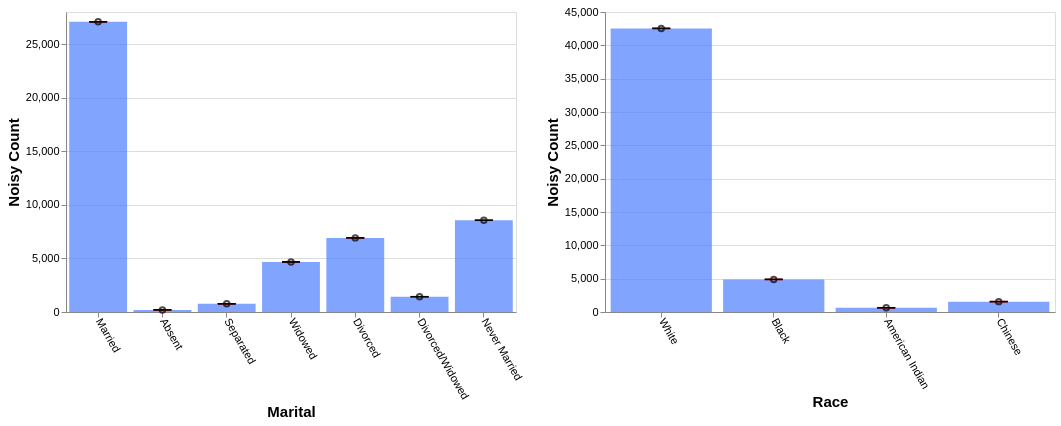

This figure's Vega-Lite source:
### Vega-Lite specification from a JSON file in a GitHub repository (floating-point values rounded to 4 significant figures)
{"config": {"view": {"continuousWidth": 400, "continuousHeight": 300}, "axis": {"labelFontSize": 11, "titleFontSize": 15}, "axisBottom": {"labelAngle": 60}}, "hconcat": [{"layer": [{"mark": "bar", "encoding": {"color": {"value": "transparent"}, "tooltip": [{"aggregate": "sum", "field": "noisy_count", "title": "noisy count", "type": "quantitative"}, {"aggregate": "sum", "field": "noisy_count_prev", "title": "prev count", "type": "quantitative"}, {"aggregate": "sum", "field": "error", "title": "current error", "type": "quantitative"}, {"aggregate": "sum", "field": "error_prev", "title": "prev error", "type": "quantitative"}], "x": {"field": "marital", "sort": null, "title": "Marital", "type": "ordinal"}}, "height": 300, "selection": {"selector589": {"type": "interval", "encodings": ["x"]}}, "transform": [{"filter": {"selection": "selector590"}}], "width": 450}, {"mark": {"type": "bar", "color": "gray", "opacity": 0}, "encoding": {"x": {"field": "marital", "sort": null, "title": "Marital", "type": "ordinal"}, "y": {"aggregate": "sum", "field": "noisy_count_prev", "type": "quantitative"}}, "transform": [{"filter": {"selection": "selector590"}}]}, {"mark": {"type": "bar", "color": "#4C7FFF", "opacity": 0.7}, "encoding": {"x": {"field": "marital", "sort": null, "title": "Marital", "type": "ordinal"}, "y": {"aggregate": "sum", "field": "noisy_count", "type": "quantitative"}}, "transform": [{"filter": {"selection": "selector590"}}]}, {"mark": {"type": "point", "color": "black", "opacity": 0.7}, "encoding": {"x": {"field": "marital", "sort": null, "title": "Marital", "type": "ordinal"}, "y": {"aggregate": "sum", "field": "noisy_count", "title": "Noisy Count", "type": "quantitative"}}, "transform": [{"filter": {"selection": "selector590"}}]}, {"mark": {"type": "rule", "color": "#B6B6B6", "size": 2, "strokeDash": [3, 3]}, "encoding": {"x": {"field": "marital", "sort": null, "title": "Marital", "type": "ordinal"}, "y": {"aggregate": "sum", "field": "plus_error_prev_marital", "title": "", "type": "quantitative"}, "y2": {"aggregate": "sum", "field": "minus_error_prev_marital", "title": ""}}, "transform": [{"filter": {"selection": "selector590"}}]}, {"mark": {"type": "tick", "color": "#B90000", "size": 0, "strokeDash": [1, 1]}, "encoding": {"x": {"field": "marital", "sort": null, "title": "Marital", "type": "ordinal"}, "y": {"aggregate": "sum", "field": "plus_error_prev_marital", "type": "quantitative"}}, "transform": [{"filter": {"selection": "selector590"}}]}, {"mark": {"type": "tick", "color": "#B90000", "size": 0, "strokeDash": [3, 1]}, "encoding": {"x": {"field": "marital", "sort": null, "title": "Marital", "type": "ordinal"}, "y": {"aggregate": "sum", "field": "minus_error_prev_marital", "type": "quantitative"}}, "transform": [{"filter": {"selection": "selector590"}}]}, {"mark": {"type": "rule", "color": "black", "size": 2}, "encoding": {"x": {"field": "marital", "sort": null, "title": "Marital", "type": "ordinal"}, "y": {"aggregate": "sum", "field": "plus_error", "title": "", "type": "quantitative"}, "y2": {"aggregate": "sum", "field": "minus_error", "title": ""}}, "transform": [{"filter": {"selection": "selector590"}}]}, {"mark": {"type": "tick", "color": "black", "width": 0}, "encoding": {"x": {"field": "marital", "sort": null, "title": "Marital", "type": "ordinal"}, "y": {"aggregate": "sum", "field": "plus_error", "type": "quantitative"}}, "transform": [{"filter": {"selection": "selector590"}}]}, {"mark": {"type": "tick", "color": "black", "width": 0}, "encoding": {"x": {"field": "marital", "sort": null, "title": "Marital", "type": "ordinal"}, "y": {"aggregate": "sum", "field": "minus_error", "type": "quantitative"}}, "transform": [{"filter": {"selection": "selector590"}}]}]}, {"layer": [{"mark": "bar", "encoding": {"color": {"value": "transparent"}, "tooltip": [{"aggregate": "sum", "field": "noisy_count", "title": "noisy count", "type": "quantitative"}, {"aggregate": "sum", "field": "noisy_count_prev", "title": "prev count", "type": "quantitative"}, {"aggregate": "sum", "field": "error", "title": "current error", "type": "quantitative"}, {"aggregate": "sum", "field": "error_prev", "title": "prev error", "type": "quantitative"}], "x": {"field": "race", "sort": null, "title": "Race", "type": "ordinal"}}, "height": 300, "selection": {"selector590": {"type": "interval", "encodings": ["x"]}}, "transform": [{"filter": {"selection": "selector589"}}], "width": 450}, {"mark": {"type": "bar", "color": "gray", "opacity": 0}, "encoding": {"x": {"field": "race", "sort": null, "title": "Race", "type": "ordinal"}, "y": {"aggregate": "sum", "field": "noisy_count_prev", "type": "quantitative"}}, "transform": [{"filter": {"selection": "selector589"}}]}, {"mark": {"type": "bar", "color": "#4C7FFF", "opacity": 0.7}, "encoding": {"x": {"field": "race", "sort": null, "title": "Race", "type": "ordinal"}, "y": {"aggregate": "sum", "field": "noisy_count", "type": "quantitative"}}, "transform": [{"filter": {"selection": "selector589"}}]}, {"mark": {"type": "point", "color": "black", "opacity": 0.7}, "encoding": {"x": {"field": "race", "sort": null, "title": "Race", "type": "ordinal"}, "y": {"aggregate": "sum", "field": "noisy_count", "title": "Noisy Count", "type": "quantitative"}}, "transform": [{"filter": {"selection": "selector589"}}]}, {"mark": {"type": "rule", "color": "#B6B6B6", "size": 2, "strokeDash": [3, 3]}, "encoding": {"x": {"field": "race", "sort": null, "title": "Race", "type": "ordinal"}, "y": {"aggregate": "sum", "field": "plus_error_prev_race", "title": "", "type": "quantitative"}, "y2": {"aggregate": "sum", "field": "minus_error_prev_race", "title": ""}}, "transform": [{"filter": {"selection": "selector589"}}]}, {"mark": {"type": "tick", "color": "#B90000", "size": 0, "strokeDash": [1, 1]}, "encoding": {"x": {"field": "race", "sort": null, "title": "Race", "type": "ordinal"}, "y": {"aggregate": "sum", "field": "plus_error_prev_race", "type": "quantitative"}}, "transform": [{"filter": {"selection": "selector589"}}]}, {"mark": {"type": "tick", "color": "#B90000", "size": 0, "strokeDash": [3, 1]}, "encoding": {"x": {"field": "race", "sort": null, "title": "Race", "type": "ordinal"}, "y": {"aggregate": "sum", "field": "minus_error_prev_race", "type": "quantitative"}}, "transform": [{"filter": {"selection": "selector589"}}]}, {"mark": {"type": "rule", "color": "black", "size": 2}, "encoding": {"x": {"field": "race", "sort": null, "title": "Race", "type": "ordinal"}, "y": {"aggregate": "sum", "field": "plus_error", "title": "", "type": "quantitative"}, "y2": {"aggregate": "sum", "field": "minus_error", "title": ""}}, "transform": [{"filter": {"selection": "selector589"}}]}, {"mark": {"type": "tick", "color": "black", "width": 0}, "encoding": {"x": {"field": "race", "sort": null, "title": "Race", "type": "ordinal"}, "y": {"aggregate": "sum", "field": "plus_error", "type": "quantitative"}}, "transform": [{"filter": {"selection": "selector589"}}]}, {"mark": {"type": "tick", "color": "black", "width": 0}, "encoding": {"x": {"field": "race", "sort": null, "title": "Race", "type": "ordinal"}, "y": {"aggregate": "sum", "field": "minus_error", "type": "quantitative"}}, "transform": [{"filter": {"selection": "selector589"}}]}]}], "data": {"name": "data-1511deaba141e08068e6fe99ccf8fed6"}, "$schema": "https://vega.github.io/schema/vega-lite/v4.17.0.json", "datasets": {"data-1511deaba141e08068e6fe99ccf8fed6": [{"marital": "Married", "race": "White", "noisy_count": 24270.0, "true_count": 24270.0, "plus_error": 24270.0, "minus_error": 24260.0, "error": 5.7, "noisy_count_prev": 24270.0, "true_count_prev": 24270.0, "plus_error_prev": 24270.0, "minus_error_prev": 24260.0, "error_prev": 7.1, "plus_error_prev_marital": 24270.0, "minus_error_prev_marital": 24260.0, "plus_error_prev_race": 24270.0, "minus_error_prev_race": 24260.0}, {"marital": "Married", "race": "Black", "noisy_count": 1677.0, "true_count": 1667.0, "plus_error": 1683.0, "minus_error": 1672.0, "error": 5.7, "noisy_count_prev": 1677.0, "true_count_prev": 1667.0, "plus_error_prev": 1684.0, "minus_error_prev": 1670.0, "error_prev": 7.1, "plus_error_prev_marital": 1684.0, "minus_error_prev_marital": 1670.0, "plus_error_prev_race": 1684.0, "minus_error_prev_race": 1670.0}, {"marital": "Married", "race": "American Indian", "noisy_count": 269.1, "true_count": 266.0, "plus_error": 274.8, "minus_error": 263.5, "error": 5.7, "noisy_count_prev": 268.8, "true_count_prev": 266.0, "plus_error_prev": 275.9, "minus_error_prev": 261.7, "error_prev": 7.1, "plus_error_prev_marital": 276.1, "minus_error_prev_marital": 261.9, "plus_error_prev_race": 276.9, "minus_error_prev_race": 262.7}, {"marital": "Married", "race": "Chinese", "noisy_count": 867.9, "true_count": 863.0, "plus_error": 873.5, "minus_error": 862.2, "error": 5.7, "noisy_count_prev": 868.6, "true_count_prev": 863.0, "plus_error_prev": 875.7, "minus_error_prev": 861.6, "error_prev": 7.1, "plus_error_prev_marital": 875.9, "minus_error_prev_marital": 861.8, "plus_error_prev_race": 876.3, "minus_error_prev_race": 862.2}, {"marital": "Absent", "race": "White", "noisy_count": 97.1, "true_count": 94.0, "plus_error": 102.8, "minus_error": 91.4, "error": 5.7, "noisy_count_prev": 96.1, "true_count_prev": 94.0, "plus_error_prev": 103.2, "minus_error_prev": 89.1, "error_prev": 7.1, "plus_error_prev_marital": 103.8, "minus_error_prev_marital": 89.67, "plus_error_prev_race": 103.6, "minus_error_prev_race": 89.53}, {"marital": "Absent", "race": "Black", "noisy_count": 11.5, "true_count": 16.0, "plus_error": 17.2, "minus_error": 5.8, "error": 5.7, "noisy_count_prev": 11.0, "true_count_prev": 16.0, "plus_error_prev": 18.1, "minus_error_prev": 4.0, "error_prev": 7.1, "plus_error_prev_marital": 18.67, "minus_error_prev_marital": 4.575, "plus_error_prev_race": 17.86, "minus_error_prev_race": 3.757}, {"marital": "Absent", "race": "American Indian", "noisy_count": 28.2, "true_count": 0.0, "plus_error": 33.8, "minus_error": 22.5, "error": 5.7, "noisy_count_prev": 27.6, "true_count_prev": 0.0, "plus_error_prev": 34.7, "minus_error_prev": 20.5, "error_prev": 7.1, "plus_error_prev_marital": 35.27, "minus_error_prev_marital": 21.07, "plus_error_prev_race": 35.74, "minus_error_prev_race": 21.54}, {"marital": "Absent", "race": "Chinese", "noisy_count": 58.9, "true_count": 7.0, "plus_error": 64.5, "minus_error": 53.2, "error": 5.7, "noisy_count_prev": 58.7, "true_count_prev": 7.0, "plus_error_prev": 65.8, "minus_error_prev": 51.7, "error_prev": 7.1, "plus_error_prev_marital": 66.38, "minus_error_prev_marital": 52.27, "plus_error_prev_race": 66.39, "minus_error_prev_race": 52.29}, {"marital": "Separated", "race": "White", "noisy_count": 579.7, "true_count": 567.0, "plus_error": 585.3, "minus_error": 574.0, "error": 5.7, "noisy_count_prev": 578.5, "true_count_prev": 567.0, "plus_error_prev": 585.5, "minus_error_prev": 571.4, "error_prev": 7.1, "plus_error_prev_marital": 586.1, "minus_error_prev_marital": 572.0, "plus_error_prev_race": 585.9, "minus_error_prev_race": 571.8}, {"marital": "Separated", "race": "Black", "noisy_count": 85.0, "true_count": 84.0, "plus_error": 90.6, "minus_error": 79.3, "error": 5.7, "noisy_count_prev": 84.9, "true_count_prev": 84.0, "plus_error_prev": 92.0, "minus_error_prev": 77.8, "error_prev": 7.1, "plus_error_prev_marital": 92.6, "minus_error_prev_marital": 78.4, "plus_error_prev_race": 91.76, "minus_error_prev_race": 77.56}, {"marital": "Separated", "race": "American Indian", "noisy_count": 17.2, "true_count": 13.0, "plus_error": 22.8, "minus_error": 11.5, "error": 5.7, "noisy_count_prev": 17.5, "true_count_prev": 13.0, "plus_error_prev": 24.6, "minus_error_prev": 10.4, "error_prev": 7.1, "plus_error_prev_marital": 25.2, "minus_error_prev_marital": 11.0, "plus_error_prev_race": 25.64, "minus_error_prev_race": 11.44}, {"marital": "Separated", "race": "Chinese", "noisy_count": 79.7, "true_count": 47.0, "plus_error": 85.4, "minus_error": 74.0, "error": 5.7, "noisy_count_prev": 78.3, "true_count_prev": 47.0, "plus_error_prev": 85.4, "minus_error_prev": 71.3, "error_prev": 7.1, "plus_error_prev_marital": 86.0, "minus_error_prev_marital": 71.9, "plus_error_prev_race": 85.99, "minus_error_prev_race": 71.89}, {"marital": "Widowed", "race": "White", "noisy_count": 4051.0, "true_count": 4078.0, "plus_error": 4056.0, "minus_error": 4045.0, "error": 5.7, "noisy_count_prev": 4052.0, "true_count_prev": 4078.0, "plus_error_prev": 4060.0, "minus_error_prev": 4045.0, "error_prev": 7.1, "plus_error_prev_marital": 4059.0, "minus_error_prev_marital": 4045.0, "plus_error_prev_race": 4060.0, "minus_error_prev_race": 4046.0}, {"marital": "Widowed", "race": "Black", "noisy_count": 491.7, "true_count": 543.0, "plus_error": 497.4, "minus_error": 486.0, "error": 5.7, "noisy_count_prev": 494.9, "true_count_prev": 543.0, "plus_error_prev": 502.0, "minus_error_prev": 487.8, "error_prev": 7.1, "plus_error_prev_marital": 501.9, "minus_error_prev_marital": 487.7, "plus_error_prev_race": 501.8, "minus_error_prev_race": 487.6}, {"marital": "Widowed", "race": "American Indian", "noisy_count": 38.1, "true_count": 35.0, "plus_error": 43.8, "minus_error": 32.5, "error": 5.7, "noisy_count_prev": 33.5, "true_count_prev": 35.0, "plus_error_prev": 40.5, "minus_error_prev": 26.4, "error_prev": 7.1, "plus_error_prev_marital": 40.43, "minus_error_prev_marital": 26.33, "plus_error_prev_race": 41.54, "minus_error_prev_race": 27.44}, {"marital": "Widowed", "race": "Chinese", "noisy_count": 93.2, "true_count": 77.0, "plus_error": 98.8, "minus_error": 87.5, "error": 5.7, "noisy_count_prev": 93.1, "true_count_prev": 77.0, "plus_error_prev": 100.2, "minus_error_prev": 86.1, "error_prev": 7.1, "plus_error_prev_marital": 100.1, "minus_error_prev_marital": 86.03, "plus_error_prev_race": 100.8, "minus_error_prev_race": 86.69}, {"marital": "Divorced", "race": "White", "noisy_count": 5950.0, "true_count": 5901.0, "plus_error": 5956.0, "minus_error": 5944.0, "error": 5.7, "noisy_count_prev": 5947.0, "true_count_prev": 5901.0, "plus_error_prev": 5954.0, "minus_error_prev": 5940.0, "error_prev": 7.1, "plus_error_prev_marital": 5956.0, "minus_error_prev_marital": 5941.0, "plus_error_prev_race": 5954.0, "minus_error_prev_race": 5940.0}, {"marital": "Divorced", "race": "Black", "noisy_count": 765.6, "true_count": 750.0, "plus_error": 771.3, "minus_error": 760.0, "error": 5.7, "noisy_count_prev": 765.0, "true_count_prev": 750.0, "plus_error_prev": 772.1, "minus_error_prev": 757.9, "error_prev": 7.1, "plus_error_prev_marital": 773.9, "minus_error_prev_marital": 759.7, "plus_error_prev_race": 771.9, "minus_error_prev_race": 757.7}, {"marital": "Divorced", "race": "American Indian", "noisy_count": 85.1, "true_count": 94.0, "plus_error": 90.8, "minus_error": 79.5, "error": 5.7, "noisy_count_prev": 83.3, "true_count_prev": 94.0, "plus_error_prev": 90.4, "minus_error_prev": 76.3, "error_prev": 7.1, "plus_error_prev_marital": 92.17, "minus_error_prev_marital": 78.07, "plus_error_prev_race": 91.44, "minus_error_prev_race": 77.34}, {"marital": "Divorced", "race": "Chinese", "noisy_count": 117.0, "true_count": 105.0, "plus_error": 122.6, "minus_error": 111.3, "error": 5.7, "noisy_count_prev": 115.8, "true_count_prev": 105.0, "plus_error_prev": 122.9, "minus_error_prev": 108.8, "error_prev": 7.1, "plus_error_prev_marital": 124.7, "minus_error_prev_marital": 110.6, "plus_error_prev_race": 123.5, "minus_error_prev_race": 109.4}, {"marital": "Divorced/Widowed", "race": "White", "noisy_count": 1012.0, "true_count": 1005.0, "plus_error": 1017.0, "minus_error": 1006.0, "error": 5.7, "noisy_count_prev": 1012.0, "true_count_prev": 1005.0, "plus_error_prev": 1019.0, "minus_error_prev": 1005.0, "error_prev": 7.1, "plus_error_prev_marital": 1019.0, "minus_error_prev_marital": 1005.0, "plus_error_prev_race": 1019.0, "minus_error_prev_race": 1005.0}, {"marital": "Divorced/Widowed", "race": "Black", "noisy_count": 323.1, "true_count": 344.0, "plus_error": 328.7, "minus_error": 317.4, "error": 5.7, "noisy_count_prev": 324.1, "true_count_prev": 344.0, "plus_error_prev": 331.2, "minus_error_prev": 317.0, "error_prev": 7.1, "plus_error_prev_marital": 331.4, "minus_error_prev_marital": 317.2, "plus_error_prev_race": 331.0, "minus_error_prev_race": 316.8}, {"marital": "Divorced/Widowed", "race": "American Indian", "noisy_count": 59.7, "true_count": 21.0, "plus_error": 65.3, "minus_error": 54.0, "error": 5.7, "noisy_count_prev": 58.3, "true_count_prev": 21.0, "plus_error_prev": 65.4, "minus_error_prev": 51.3, "error_prev": 7.1, "plus_error_prev_marital": 65.63, "minus_error_prev_marital": 51.53, "plus_error_prev_race": 66.44, "minus_error_prev_race": 52.34}, {"marital": "Divorced/Widowed", "race": "Chinese", "noisy_count": 31.9, "true_count": 33.0, "plus_error": 37.5, "minus_error": 26.2, "error": 5.7, "noisy_count_prev": 31.4, "true_count_prev": 33.0, "plus_error_prev": 38.5, "minus_error_prev": 24.3, "error_prev": 7.1, "plus_error_prev_marital": 38.73, "minus_error_prev_marital": 24.53, "plus_error_prev_race": 39.09, "minus_error_prev_race": 24.89}, {"marital": "Never Married", "race": "White", "noisy_count": 6585.0, "true_count": 6590.0, "plus_error": 6591.0, "minus_error": 6580.0, "error": 5.7, "noisy_count_prev": 6587.0, "true_count_prev": 6590.0, "plus_error_prev": 6594.0, "minus_error_prev": 6580.0, "error_prev": 7.1, "plus_error_prev_marital": 6594.0, "minus_error_prev_marital": 6580.0, "plus_error_prev_race": 6595.0, "minus_error_prev_race": 6581.0}, {"marital": "Never Married", "race": "Black", "noisy_count": 1537.0, "true_count": 1525.0, "plus_error": 1543.0, "minus_error": 1532.0, "error": 5.7, "noisy_count_prev": 1536.0, "true_count_prev": 1525.0, "plus_error_prev": 1543.0, "minus_error_prev": 1529.0, "error_prev": 7.1, "plus_error_prev_marital": 1543.0, "minus_error_prev_marital": 1529.0, "plus_error_prev_race": 1543.0, "minus_error_prev_race": 1529.0}, {"marital": "Never Married", "race": "American Indian", "noisy_count": 134.2, "true_count": 132.0, "plus_error": 139.9, "minus_error": 128.6, "error": 5.7, "noisy_count_prev": 135.3, "true_count_prev": 132.0, "plus_error_prev": 142.3, "minus_error_prev": 128.2, "error_prev": 7.1, "plus_error_prev_marital": 142.1, "minus_error_prev_marital": 128.0, "plus_error_prev_race": 143.3, "minus_error_prev_race": 129.2}, {"marital": "Never Married", "race": "Chinese", "noisy_count": 307.4, "true_count": 310.0, "plus_error": 313.0, "minus_error": 301.7, "error": 5.7, "noisy_count_prev": 306.0, "true_count_prev": 310.0, "plus_error_prev": 313.0, "minus_error_prev": 298.9, "error_prev": 7.1, "plus_error_prev_marital": 312.8, "minus_error_prev_marital": 298.7, "plus_error_prev_race": 313.6, "minus_error_prev_race": 299.5}]}}
